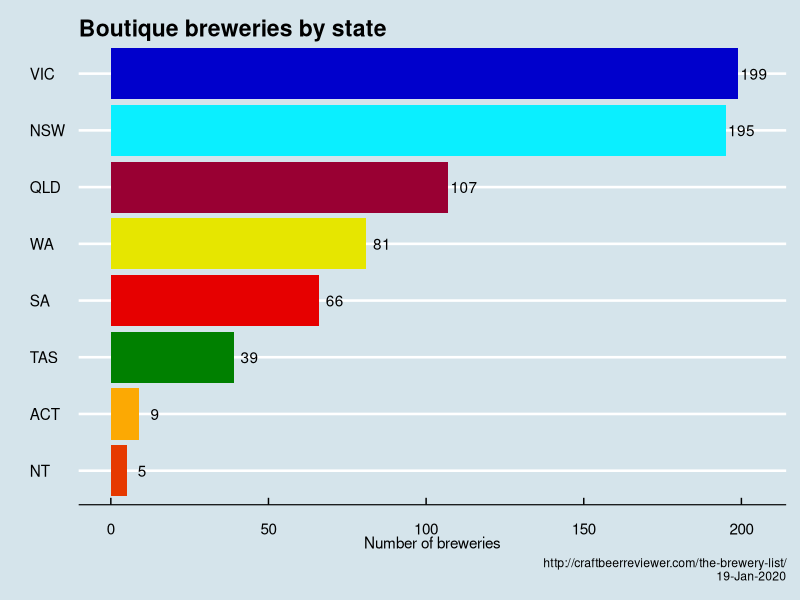

Source code (R):
## ---- chunk 1

knitr::opts_chunk$set(package.startup.message = FALSE)
library <- function(...) suppressPackageStartupMessages(base::library(...))

library(tidyverse)
library(ggthemes)
library(lubridate)
library(magrittr)

## ---- chunk 2
brews_state <-
  tibble(state = c("ACT", "NSW", "VIC", "WA", "TAS", "SA", "QLD", "NT"),
         brew_num = c(9, 195, 199, 81, 39, 66, 107, 5),
         state_col = c("#fca903", "#0aefff", "#0000cc", "#e6e600", "#008000", "#e60000", "#990033", "#e63900"))

# brews_state %>% 
#   arrange(-brew_num) %>% 
#   select(State = state, `Num Breweries` = brew_num) %>% 
#   knitr::kable()

state_cols <-
  brews_state %>% 
  select(state, state_col) %>% 
  deframe() 

brews_state %>% 
  mutate(state = fct_reorder(state, brew_num, .desc = FALSE)) %>%
  ggplot(aes(x = state, y = brew_num, fill = state, label = brew_num)) +
  geom_col() +
  geom_text(nudge_y = 5) +
  coord_flip() +
  scale_fill_manual(values = state_cols) +
  labs(title = "Boutique breweries by state",
       y = "Number of breweries", x = "",
       caption = str_c("http://craftbeerreviewer.com/the-brewery-list/\n19-Jan-2020")) +
  theme_economist() +
  theme(legend.position = "none")
## ---- chunk 3
hyndman_crit_eval <- 
  tribble(
    ~ID, ~Criteria, ~`Boutique Brewery Context`,
    "1", "Understanding of contributing factors", "Moderate. We’re likely to know many but not all",
    "2", "Lots of data", "Usually no, but, in some cases, yes",
    "3", "Forecast does not drive outcome", "Correct, so long as the forecast is not constraining raw materials supply.",
    "4", "Low natural, unexplainable random variation", "Probably not though this is insignificant compared to the limited available data",
    "5", "Future is similar to the past", "Probably though this is insignificant compared to the limited available data"
  )

hyndman_crit_eval %>% 
  knitr::kable(., caption = "Applying Hyndman's criteria to boutique beer forecasting")
# "
# |ID |Criteria |Boutique Brewery Context|
# |-|-------------|-------------|
# |1|Understanding of contributing factors|Moderate. We’re likely to know many but not all|
# |2|Lots of data|Usually no, but, in some cases, yes|
# |3|Forecast does not drive outcome|Correct, so long as the forecast is not constraining raw materials supply.|
# |4|Low natural, unexplainable random variation|Probably not though this is insignificant compared to the limited available data|
# |5|Future is similar to the past|Probably though this is insignificant compared to the limited available data|
# 
# "
# cat(hyndman_crit_eval) # output the table in a format good for HTML/PDF/docx conversion
